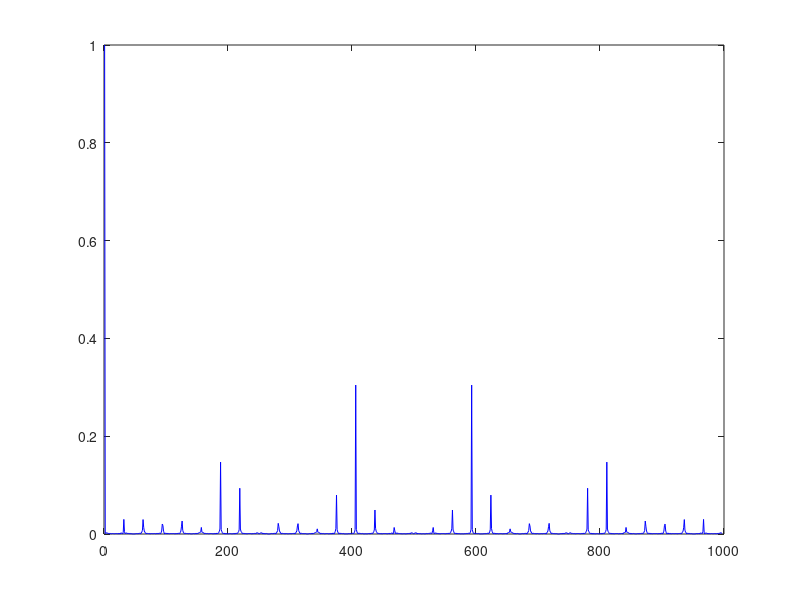

Recreate this plot in MATLAB.
% Experiment_1-2 Autocorrelation Calculation
clear;
Nzc=997;
q=Nzc/31;%32.16
q1=floor(q+0.5); %32

%生成ZC序列
for m = 1:Nzc
    zc1(m)=exp(-j*pi*q1*m*(m+1)/Nzc); % 4G PSS
end

%做位移自相關，測試linear shift
for m = 1:Nzc 

    zc1_zero=[zeros(1,m-1) zc1(1:end-m+1)]; %位移補零

    cor_zc1(m)=sum(zc1.*conj(zc1_zero))/Nzc;
end

t=1:997;
plot(t,abs(cor_zc1),'b'); % abs() %求绝对值





%%%%%%%%%%%%%%%%%%%%%%%%%%%%%%%%%%%%%%%%%%%%%%%%%%%%%%%%%%%%%%%%%%%%
% % Experiment_1 Autocorrelation Calculation
% clear;
% Nzc=997;
% q=Nzc/31;%32.16
% q1=floor(q+0.5); %32
% 
% %生成ZC序列
% for m = 1:Nzc
%     zc1(m)=exp(-j*pi*q1*m*(m+1)/Nzc);%4G PSS
% end
% 
% %做初始自相關
% cor_zc1(1)=sum(zc1.*conj(zc1))/Nzc;  %conj(zc1):返回zc1的複共軛;  [.*]:按元素乘法;  sum():數組元素總和
% 
% %做位移自相關，circular shift
% for m = 2:Nzc 
%     zc1_round=[zc1(m:end) zc1(1:m-1)];
%     cor_zc1(m)=sum(zc1.*conj(zc1_round))/Nzc;
% end
% 
% t=1:997;
% plot(t,abs(cor_zc1),'b'); % abs() %求绝对值
